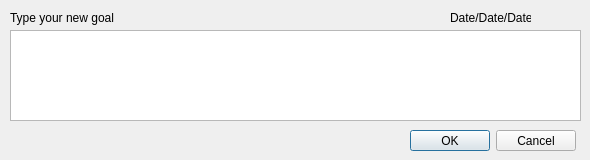
         <widget class="QWidget" name="page_2">
          <widget class="QDialogButtonBox" name="buttonBox_2">
           <property name="geometry">
            <rect>
             <x>410</x>
             <y>130</y>
             <width>166</width>
             <height>21</height>
            </rect>
           </property>
           <property name="standardButtons">
            <set>QDialogButtonBox::Cancel|QDialogButtonBox::Ok</set>
           </property>
          </widget>
          <widget class="QPlainTextEdit" name="plainTextEdit">
           <property name="geometry">
            <rect>
             <x>10</x>
             <y>30</y>
             <width>571</width>
             <height>91</height>
            </rect>
           </property>
          </widget>
          <widget class="QLabel" name="label_30">
           <property name="geometry">
            <rect>
             <x>450</x>
             <y>10</y>
             <width>81</width>
             <height>16</height>
            </rect>
           </property>
           <property name="text">
            <string>Date/Date/Date</string>
           </property>
          </widget>
          <widget class="QLabel" name="label_31">
           <property name="geometry">
            <rect>
             <x>10</x>
             <y>10</y>
             <width>171</width>
             <height>16</height>
            </rect>
           </property>
           <property name="text">
            <string>Type your new goal</string>
           </property>
          </widget>
         </widget>
